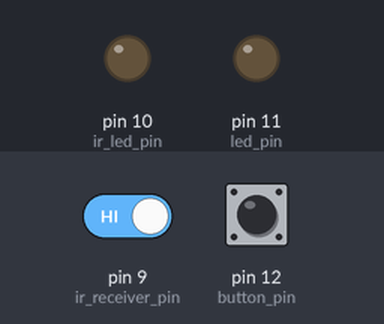
A sketch run on a simulated Arduino Uno, built with avr-gcc and run on an emulated ATmega328P. Parts: output pins drawn as LEDs (lit = HIGH). Dashed ring = blinking. Inputs (shaded band) come from the test bench; at power-on: pin 9 (ir_receiver_pin) HIGH, pin 12 (button_pin) LOW.

Above: at 1.2 s.
1.3 s: pin 9 (ir_receiver_pin) driven LOW
At 2.1 s:
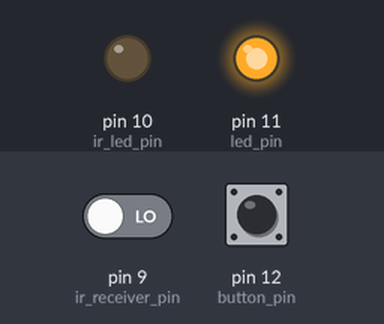
4.3 s: pin 12 (button_pin) pulled HIGH for 0.15 s
At 4.7 s:
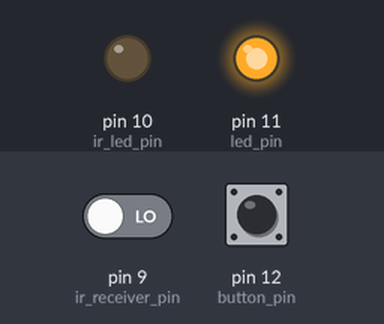
7.4 s: pin 9 (ir_receiver_pin) driven HIGH
At 9.0 s:
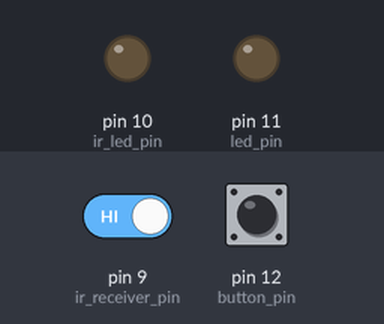
9.8 s: pin 12 (button_pin) pulled HIGH for 1 s
At 9.96 s:
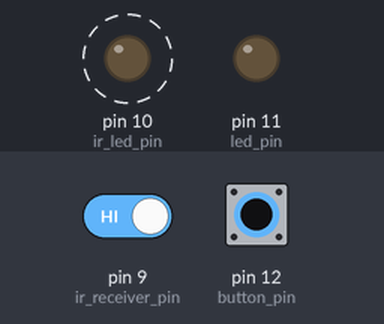
12.3 s: pin 12 (button_pin) pulled HIGH for 3.2 s
At 16.6 s:
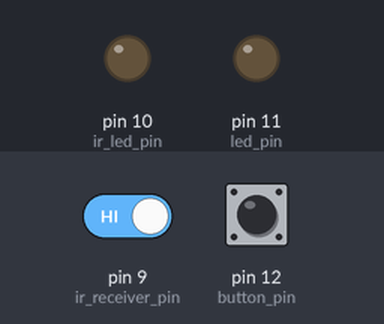
Timing chart, 0 to 18.0 s (numbered marks = the images above; inputs shaded):
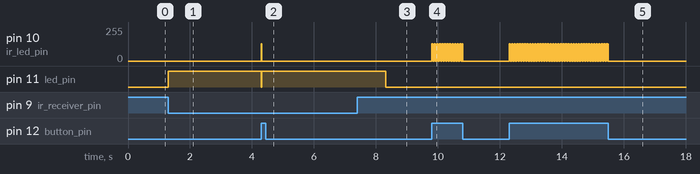

Measured:
- after the input at 1.3 s, pin 11 (led_pin): LOW → HIGH at once
- after the input at 4.3 s, pin 10 (ir_led_pin): 0/255 → 128/255 at once, → 0/255 0.01 s later; pin 11 (led_pin): HIGH → LOW at once, → HIGH 0.01 s later
- after the input at 7.4 s, pin 11 (led_pin): HIGH → LOW after 0.91 s
- after the input at 9.8 s, pin 10 (ir_led_pin): alternates 128/255 for 0.01 s and 0/255 for 0.01 s, 100 changes in all, then stays 0/255, starting at once
- after the input at 12.3 s, pin 10 (ir_led_pin): alternates 128/255 for 0.01 s and 0/255 for 0.01 s, 320 changes in all, then stays 0/255, starting at once

The sketch:

Sketch_3.ino
```cpp
//Sketch_3
/* This program goes with Lab 3 of the OpenTag laser tag tutorial.
It sends a pulsed Infrared (IR) signal (38,000 times a second) when a button
is pressed
The arduino turns on an LED if a signal is seen
*/

/*
first, let's add the TimerOne library. To add a library, you
type #include and then the library name inside <>
*/

#include <TimerOne.h>
//TimerOne will make it easy to pule an infrared LED 38,000 times
//a second

// Variables (nicknames for pins)
int button_pin = 12;
int led_pin = 11;
int ir_led_pin = 10;
int ir_receiver_pin = 9;

void setup() {
  //first, start up the TimerOne library. We want it to pulse
  //38,000 times a second, which is about once every 26 milliseconds
  Timer1.initialize(26);

  //tell the arduino if a pin is input/output
  pinMode( button_pin, INPUT);
  pinMode(led_pin, OUTPUT);
  pinMode(ir_led_pin, OUTPUT);
  pinMode(ir_receiver_pin, INPUT);
}

void loop() {
  int button_state = digitalRead( button_pin );   //read button
  if (button_state == HIGH) {
    /*so, this is the first change. What we want to do is have
    the arduino turn on the infrared LED on and off at 38,000
    times a second.
    we already know that digitalWrite is the command to tell the
    arduino to set a pin to HIGH or LOW voltage. We want to
    do that 38,000 times a second. That means we need to
    turn the LED off then on about every 0.026 seconds.
    (1/38,000 = 0.02632)
    We could use digitialWrite to turn the infrared LED on and off,
    or, we could use the TimerOne code to turn the infrared LED
    on and off at precisely the time we want. We just need to tell
    the arduino how long to pulse the LED. For that, we use the
    delay function. The delay function tells the arduino to pause
    for a set number of microseconds, or 1/1000th's of a second.
    For our code, we will have the infrared LED pulse for 10
    milliseconds every time we push the button
    */
    //first, pulse the infrared LED with the TimerOne code
    Timer1.pwm(ir_led_pin, 512);      //send pulse
    delay(10);                        //delay for 10 milliseconds
    Timer1.disablePwm(ir_led_pin);    //turn off Timer One
  }
  /*we don't need to do anything if the button is low
  else {
    digitalWrite(led_pin, LOW);
  }
  */
  //now, we want to see if we are getting tagged
  int ir_receiver_state = digitalRead(ir_receiver_pin);
  //if the receiver sees something, it will send a LOW or 0 signal
  if (ir_receiver_state == 0){
    //now that we see something, indicate it by turning the LED
    //on for 1 second
    digitalWrite(led_pin, HIGH);
    delay(1000);                 //a delay of 1000 is 1 second
    digitalWrite(led_pin, LOW);  //then turn LED off
  }
}
//Mj csy ger xyvr sr er PIH, csy ger hs ercxlmrk!
```
